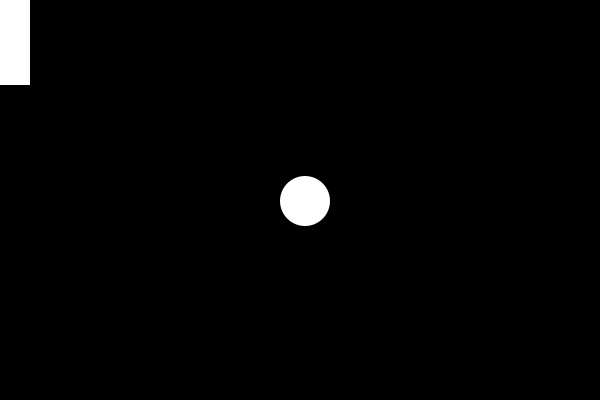
Frame 1 (no input)
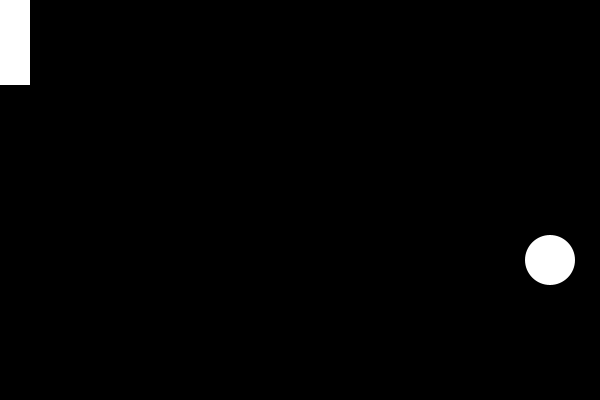
Frame 60 (the mouse pressed at the canvas centre just before this capture)
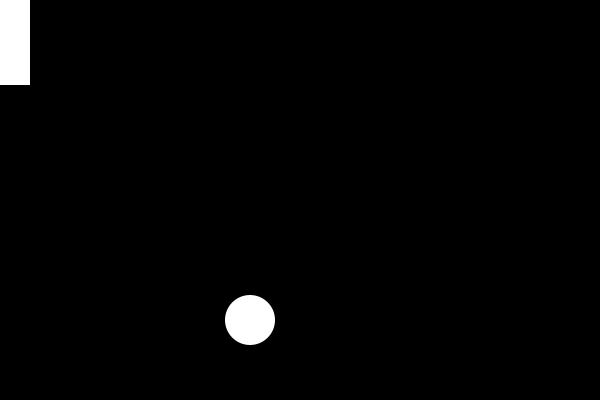
Frame 120 (the mouse held since frame 60 and released just before this capture)

The Processing sketch that drew these frames (run headless with seeded random() and noise(); from frame 60 on, the mouse is pressed at the canvas centre):

// Processing sketch: processing_106953
// ── processing_106953.pde

float vx, vy;
float bolaX, bolaY;
float barraY;
float largoBarra, anchoBarra;
float diametro;
//float v;

void setup(){
  size(600, 400);
  anchoBarra = 30;
  largoBarra = 85;
  background(0);
  rectMode(CENTER);
  noStroke();
  rect(anchoBarra/2, largoBarra/2, anchoBarra, largoBarra);
  diametro = 50;
  bolaX = width/2;
  bolaY = height/2;
  //v = 5;
  vx = 5;
  vy = 1;
  ellipse(bolaX, bolaY, 50, 50);
}

void draw(){
  if (keyPressed){
    if (key == 'w'){
      barraY = constrain(barraY - 5, largoBarra/2, height + largoBarra/2);
    }
    if (key == 's'){
      barraY = constrain(barraY + 5, largoBarra/2, height - largoBarra/2);
    }
  }
  background(0);
  rect(anchoBarra/2, constrain(barraY, largoBarra/2, height - largoBarra/2), anchoBarra, largoBarra);
  
  bolaX += vx;
  bolaY += vy;
  if ( bolaX + diametro/2 >= width ){
    vx = -vx;
  }
  if ( (bolaY + diametro/2 >= height) || (bolaY - diametro/2 <= 0) ){
    vy = -vy;
  }
  if ( (bolaX - diametro/2 <= anchoBarra) && (bolaY <= barraY + largoBarra/2) && (bolaY >= barraY - largoBarra/2) ){
   vx = -vx;
  }
  if ( (bolaX - diametro/2 <= anchoBarra) && ( (bolaY > barraY + largoBarra/2) || (bolaY < barraY - largoBarra/2) ) ){
    bolaX = width/2;
    bolaY = height/2;
  }
  smooth();
  ellipse(bolaX, bolaY, diametro, diametro);
}
